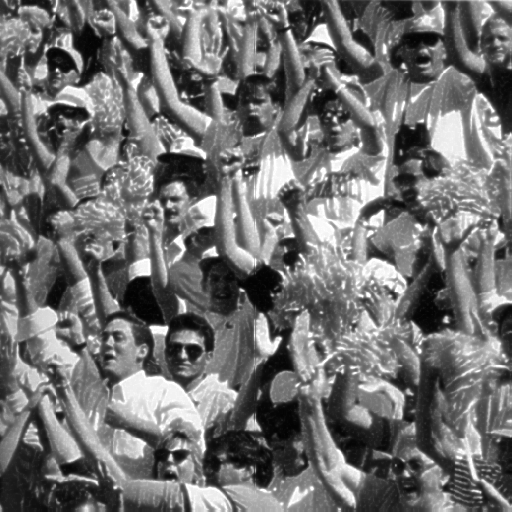
#> input picture FourOne/DIP/assets/stadium.tif, 512 x 512 px
$ jupyter execute three.ipynb
#> lines starting #> are read from the running program, lines starting #| are printed output that depends on the picture
[cell 1]
import cv2 as cv
import numpy as np
import matplotlib.pyplot as plt

[cell 2]
# Images resourses..
stadium = cv.imread('../assets/stadium.tif')
#> stadium is the input picture: shape (512, 512, 3); min 2, max 255, mean 112.6
stadium = cv.cvtColor(stadium, cv.COLOR_BGR2GRAY)
#> stadium: shape (512, 512)

noisy_image = cv.imread('../assets/noisy_image.tif')
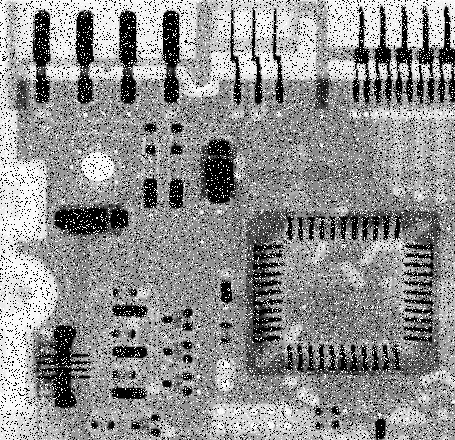
#> input picture FourOne/DIP/assets/noisy_image.tif, 455 x 440 px
#> noisy_image is the input picture: shape (440, 455, 3); min 0, max 255, mean 144.1
noisy_image = cv.cvtColor(noisy_image, cv.COLOR_BGR2GRAY)
#> noisy_image: shape (440, 455)
plt.imshow(noisy_image, cmap='gray')

[cell 3]
# Qiestion number 3
mask_size = 3
m, n = noisy_image.shape
#> m = 440; n = 455
mask = np.ones([mask_size, mask_size], dtype=int)
mask = mask/9
new_image = np.zeros([m, n])

for i in range(1, m-1):
    for j in range(1, n-1):
        temp = noisy_image[i-1, j-1]*mask[0, 0]+noisy_image[i-1, j]*mask[0, 1]+noisy_image[i-1, j + 1]*mask[0, 2]+noisy_image[i, j-1]*mask[1, 0]+ noisy_image[i, j]*mask[1, 1]+new_image[i, j + 1]*mask[1, 2]+noisy_image[i + 1, j-1]*mask[2, 0]+noisy_image[i + 1, j]*mask[2, 1]+noisy_image[i + 1, j + 1]*mask[2, 2]
        new_image[i, j]= temp
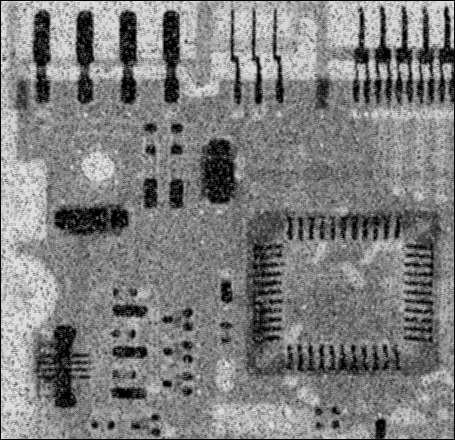
#> new_image: shape (440, 455) float64; min 0, max 224.9, mean 126.6

new_image = new_image.astype(np.uint8)
cv.imshow(new_image, cmap='gray')
